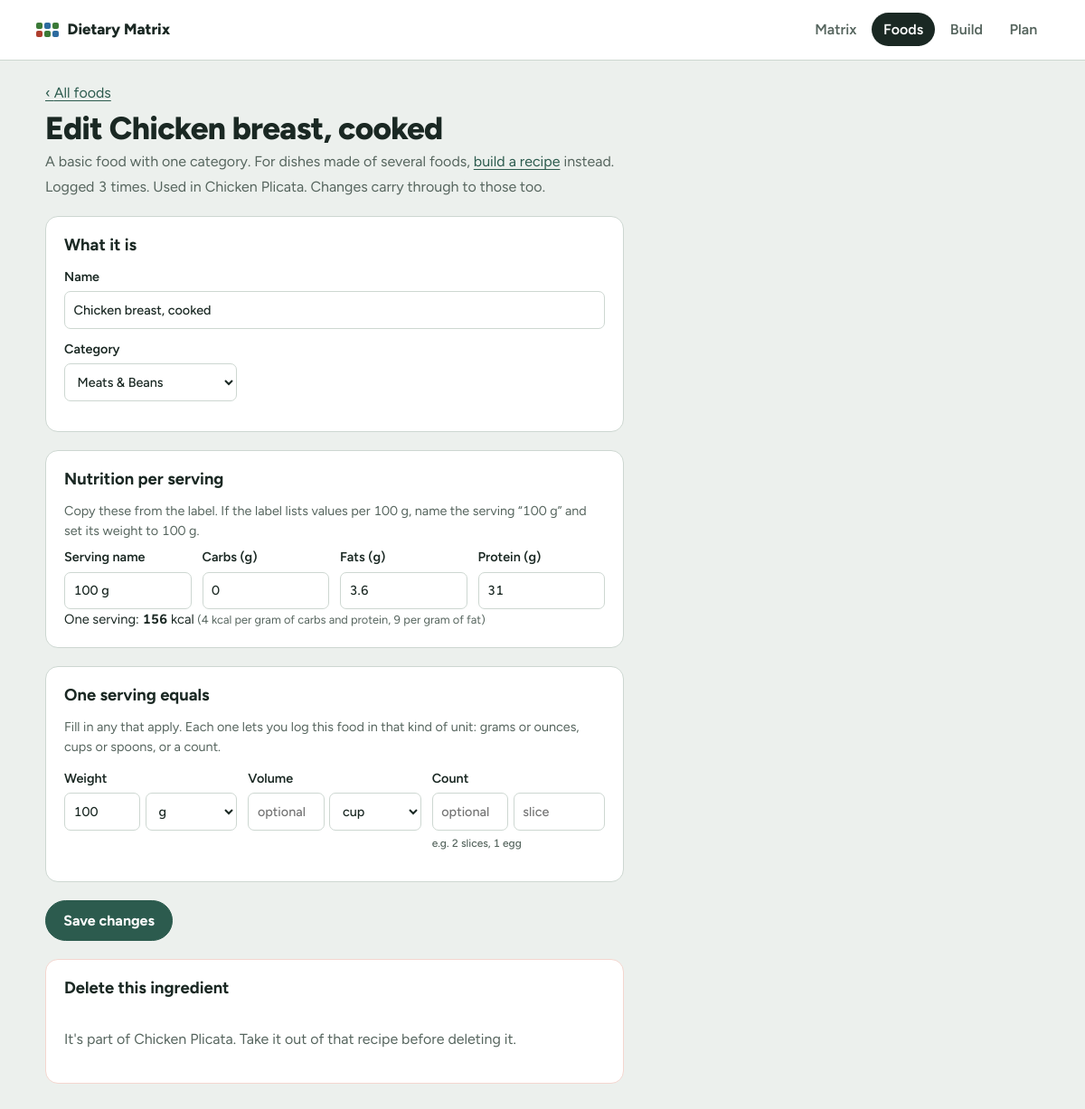
The page /foods/1/edit on the database its author committed.
### tables this page shows
CREATE TABLE foods (
    id        INTEGER PRIMARY KEY AUTOINCREMENT,
    name      TEXT NOT NULL UNIQUE COLLATE NOCASE,
    category  TEXT NOT NULL,
    serving   TEXT NOT NULL DEFAULT '1 serving',
    carbs_g   REAL NOT NULL DEFAULT 0,
    fat_g     REAL NOT NULL DEFAULT 0,
    protein_g REAL NOT NULL DEFAULT 0
, kind TEXT NOT NULL DEFAULT 'ingredient', serving_g REAL, serving_ml REAL, serving_each REAL, each_label TEXT, yield_servings REAL, batch_g REAL, batch_ml REAL, batch_each REAL);

### app.py (the view, shortened to what this page needs)
@app.route("/foods/<int:food_id>/edit", methods=["GET", "POST"])
def edit_food(food_id):
    lib = get_library()
    food = lib.foods.get(food_id)
    if not food:
        flash("That food no longer exists.", "error")
        return redirect(url_for("foods"))
    kind = food["kind"]
    values = recipe_values(food, lib) if kind == "recipe" else ingredient_values(food)
    return render_food_form(kind, values, food)

### app.py (called while the page is built, shortened)
def get_db():
    if "db" not in g:
        g.db = sqlite3.connect(DB_PATH)
        g.db.row_factory = sqlite3.Row
        g.db.execute("PRAGMA foreign_keys = ON")
    return g.db

def get_library():
    if "lib" not in g:
        g.lib = Library(get_db())
    return g.lib

@app.context_processor
def inject_globals():
    return {"CATEGORIES": CATEGORIES, "ALL_CATEGORIES": ALL_CATEGORIES,
            "EXTRA_CATEGORY": EXTRA_CATEGORY, "MACROS": MACROS,
            "MACRO_LABELS": MACRO_LABELS, "MEALS": MEALS, "UNITS": UNITS,
            "WEIGHT_UNITS": WEIGHT_UNITS, "VOLUME_UNITS": VOLUME_UNITS}

def blank_ingredient():
    return {"name": "", "category": CATEGORIES[0], "serving": "", "carbs": "", "fat": "",
            "protein": "", "weight": "", "weight_unit": "g", "volume": "", "volume_unit": "cup",
            "count": "", "each_label": ""}

def ingredient_values(f):
    v = blank_ingredient()
    v.update(name=f["name"], category=f["category"], serving=f["serving"],
             **{m: f"{f[m + '_g']:g}" for m in MACROS})
    if f["serving_g"]:
        v["weight"] = f"{round(f['serving_g'], 2):g}"
    if f["serving_ml"]:
        q, u = nice_volume(f["serving_ml"])
        v["volume"], v["volume_unit"] = f"{q:g}", u
    if f["serving_each"]:
        v["count"] = f"{f['serving_each']:g}"
    v["each_label"] = f["each_label"] or ""
    return v

def render_food_form(kind, values, food=None):
    lib = get_library()
    ctx = {"values": values, "food": food, "back": request.values.get("back", ""),
           "view": {k: request.values.get(k) or request.values.get(f"v_{k}") or ""
                    for k in ("scope", "day", "meal")}}
    if food:
        ctx["uses"] = get_db().execute("SELECT COUNT(*) FROM log WHERE food_id = ?",
                                       (food["id"],)).fetchone()[0]
        ctx["used_in"] = lib.used_in(food["id"])
    return render_template("ingredient_form.html", **ctx)

    def used_in(self, fid):
        return sorted({self.foods[r]["name"] for r, comps in self.components.items()
                       for c in comps if c["child_id"] == fid and r in self.foods})

### templates/ingredient_form.html (shortened to what this page needs)
{% extends "base.html" %}
{% from "_macros.html" import measure, return_fields with context %}
{% block content %}
<div class="page-head">
  <p><a href="{{ url_for('matrix', **view) if back == 'matrix' else url_for('foods') }}">‹ {{ 'Back to the matrix' if back == 'matrix' else 'All foods' }}</a></p>
  <h1>{{ 'Edit ' ~ food.name if food else 'New ingredient' }}</h1>
  <p class="note">A basic food with one category. For dishes made of several foods, <a href="{{ url_for('new_food', kind='recipe', back=back, **view) }}">build a recipe</a> instead.</p>
  {% if food and (uses or used_in) %}
  <p class="note">{% if uses %}Logged {{ uses }} time{{ 's' if uses != 1 }}. {% endif %}{% if used_in %}Used in {{ used_in|join(', ') }}. {% endif %}Changes carry through to those too.</p>
  {% endif %}
</div>
<form class="narrow" method="post" data-kcal-form>
  <div class="card">
    <h2>What it is</h2>
    <div class="row-2">
      <label class="span-2">Name
        <input type="text" name="name" value="{{ values.name }}" placeholder="e.g. Cheddar cheese" autocomplete="off" required>
      </label>
      <label>Category
        <select name="category">
          {% for c in ALL_CATEGORIES %}<option {% if values.category == c %}selected{% endif %}>{{ c }}</option>{% endfor %}
        </select>
      </label>
    </div>
  </div>
  <div class="card">
    <h2>Nutrition per serving</h2>
    <p class="hint">Copy these from the label. If the label lists values per 100 g, name the serving “100 g” and set its weight to 100 g.</p>
    <div class="row-4">
      <label>Serving name
        <input type="text" name="serving" value="{{ values.serving }}" placeholder="e.g. 1 slice">
      </label>
      {% for m in MACROS %}
      <label>{{ MACRO_LABELS[m] }} (g)
        <input type="number" name="{{ m }}" data-macro="{{ m }}" min="0" step="0.1" inputmode="decimal" value="{{ values[m] }}" placeholder="0">
      </label>
      {% endfor %}
    </div>
    <p class="kcal-preview">One serving: <strong data-kcal-out>0</strong> kcal
      <span class="hint">(4 kcal per gram of carbs and protein, 9 per gram of fat)</span></p>
  </div>
  <div class="card">
    <h2>One serving equals</h2>
    <p class="hint">Fill in any that apply. Each one lets you log this food in that kind of unit: grams or ounces, cups or spoons, or a count.</p>
    <div class="row-3">
      {{ measure('Weight', 'weight', WEIGHT_UNITS, values) }}
      {{ measure('Volume', 'volume', VOLUME_UNITS, values) }}
      <label>Count
        <span class="measure">
          <input type="text" name="count" value="{{ values.count }}" inputmode="decimal" placeholder="optional" autocomplete="off">
          <input type="text" name="each_label" value="{{ values.each_label }}" placeholder="slice" aria-label="What one piece is called" autocomplete="off">
        </span>
        <small>e.g. 2 slices, 1 egg</small>
      </label>
    </div>
  </div>
  <div class="form-actions">
    <button class="primary">{{ 'Save changes' if food else 'Add ingredient' }}</button>
  </div>
</form>
{% if food %}
<form class="narrow card danger" method="post" action="{{ url_for('delete_food', food_id=food.id) }}"
      data-confirm="Delete {{ food.name }}{% if uses %} and its {{ uses }} log entr{{ 'ies' if uses != 1 else 'y' }}{% endif %}?">
  <h2>Delete this ingredient</h2>
  {% if used_in %}
    <p>It's part of {{ used_in|join(', ') }}. Take it out of {{ 'that recipe' if used_in|length == 1 else 'those recipes' }} before deleting it.</p>
  {% elif uses %}
    <input type="hidden" name="with_log" value="1">
    <p>This also removes its {{ uses }} log entr{{ 'ies' if uses != 1 else 'y' }}, which changes past matrices.</p>
    <button class="danger-btn">Delete ingredient and its log entries</button>
  {% else %}
    <button class="danger-btn">Delete ingredient</button>
  {% endif %}
</form>
{% endif %}
{% endblock %}

### static/style.css (style rules this page uses)
:root { --bg: #ECF0ED; --surface: #FFFFFF; --ink: #1A2823; --muted: #56655E; --line: #CDD7D1; --accent: #2C5B4E; --accent-ink: #FFFFFF; --under: #2D6B9F; --under-tint: #D6E5F2; --on: #3B7A37; --on-tint: #D5EBCF; --over: #AE3E2D; --over-tint: #F4D6CF; --cat-meat: #8A4B3C; --cat-grain: #9A7420; --cat-fruit: #A0386A; --cat-veg: #3B7A37; --cat-extra: #5A6A86; --r-lg: 14px; --r-sm: 7px; --font: "Figtree", ui-sans-serif, system-ui, -apple-system, "Segoe UI", Roboto, sans-serif; color-scheme: light; }
* { box-sizing: border-box; }
html { -webkit-text-size-adjust: 100%; }
body { margin: 0; background: var(--bg); color: var(--ink); font-family: var(--font); font-size: 16px; line-height: 1.5; font-variant-numeric: tabular-nums; }
a { color: var(--accent); text-underline-offset: 3px; }
h1, h2, h3, h4 { line-height: 1.2; margin: 0; }
h1 { font-size: clamp(1.6rem, 3vw, 2.2rem); font-weight: 800; letter-spacing: -0.02em; }
h2 { font-size: 1.15rem; font-weight: 700; }
small, .hint, .note { color: var(--muted); }
.note { margin: .25rem 0 0; }
.hint { font-size: .9rem; margin: .5rem 0; }
.card { background: var(--surface); border: 1px solid var(--line); border-radius: var(--r-lg); padding: 1.25rem; }
.card h2 { margin-bottom: .85rem; }
label { display: grid; align-content: start; gap: .3rem; font-weight: 600; font-size: .9rem; }
label small { font-weight: 500; }
input, select { font: inherit; font-weight: 500; color: var(--ink); background: var(--surface); border: 1px solid var(--line); border-radius: var(--r-sm); padding: .5rem .6rem; width: 100%; min-width: 0; min-height: 2.6rem; line-height: 1.4; }
button { font: inherit; font-weight: 700; border-radius: 999px; padding: .6rem 1.2rem; cursor: pointer; border: 1px solid var(--ink); background: transparent; color: var(--ink); }
button.primary { background: var(--accent); border-color: var(--accent); color: var(--accent-ink); }
.row-3 { display: grid; grid-template-columns: repeat(auto-fit, minmax(150px, 1fr)); gap: .75rem; margin: .85rem 0; }
.row-4 { display: grid; grid-template-columns: repeat(auto-fit, minmax(120px, 1fr)); gap: .75rem; }
.kcal-preview { grid-column: 1 / -1; margin: 0; font-size: .92rem; }
.kcal-preview .hint { font-size: .8rem; }
.page-head { margin-bottom: 1.25rem; }
.page-head p:first-child { margin: 0 0 .4rem; }
.narrow { max-width: 640px; display: grid; gap: 1.25rem; }
.card.danger { border-color: var(--over-tint); }
.card.danger p { margin-top: 0; color: var(--muted); }
.form-actions { display: flex; gap: 1rem; }
.row-2 { display: grid; grid-template-columns: repeat(auto-fit, minmax(160px, 1fr)); gap: .75rem; margin: .85rem 0; }
.row-2 .span-2 { grid-column: 1 / -1; }
.measure { display: grid; grid-template-columns: minmax(0, 1fr) minmax(0, 1.2fr); gap: .35rem; }
.card + .card { margin-top: 1.25rem; }
.narrow.card { margin-top: 1.25rem; }
form.narrow > .card + .card { margin-top: 0; }

### rows shown on the page
foods: name "Edit Chicken breast, cooked", name "Chicken breast, cooked", category "Meats & Beans", serving "100 g"
foods: name "Chicken Plicata"

### other values the page prints
{{ 'Back to the matrix' if back == 'matrix' else 'All foods' }} "All foods"
{{ uses }} "3"
{{ 's' if uses != 1 }} "s"
{{ MACRO_LABELS[m] }} "Carbs" "Fats" "Protein"
{{ label }} "Weight Volume"
{{ 'Save changes' if food else 'Add ingredient' }} "Save changes"
{{ 'that recipe' if used_in|length == 1 else 'those recipes' }} "that recipe"
form field weight_unit "g"
form field volume_unit "cup"
